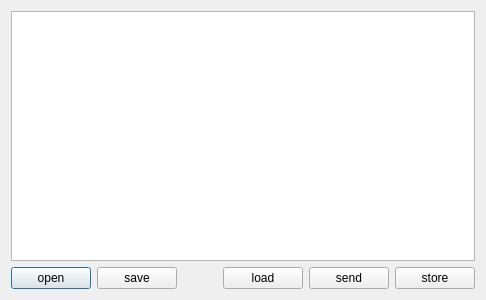
<?xml version="1.0" encoding="UTF-8"?>
<ui version="4.0">
 <class>QRobotConfigDialog</class>
 <widget class="QDialog" name="QRobotConfigDialog">
  <property name="geometry">
   <rect>
    <x>0</x>
    <y>0</y>
    <width>400</width>
    <height>300</height>
   </rect>
  </property>
  <property name="windowTitle">
   <string>Dialog</string>
  </property>
  <layout class="QVBoxLayout" name="verticalLayout">
   <item>
    <widget class="QTreeWidget" name="treeWidget">
     <property name="frameShape">
      <enum>QFrame::StyledPanel</enum>
     </property>
     <property name="frameShadow">
      <enum>QFrame::Sunken</enum>
     </property>
     <property name="columnCount">
      <number>2</number>
     </property>
     <attribute name="headerVisible">
      <bool>false</bool>
     </attribute>
     <attribute name="headerDefaultSectionSize">
      <number>200</number>
     </attribute>
     <column>
      <property name="text">
       <string notr="true">1</string>
      </property>
     </column>
     <column>
      <property name="text">
       <string notr="true">2</string>
      </property>
     </column>
    </widget>
   </item>
   <item>
    <layout class="QHBoxLayout" name="horizontalLayout">
     <item>
      <widget class="QPushButton" name="open_pushButton">
       <property name="text">
        <string>open</string>
       </property>
      </widget>
     </item>
     <item>
      <widget class="QPushButton" name="save_pushButton">
       <property name="text">
        <string>save</string>
       </property>
      </widget>
     </item>
     <item>
      <spacer name="horizontalSpacer">
       <property name="orientation">
        <enum>Qt::Horizontal</enum>
       </property>
       <property name="sizeType">
        <enum>QSizePolicy::MinimumExpanding</enum>
       </property>
       <property name="sizeHint" stdset="0">
        <size>
         <width>40</width>
         <height>20</height>
        </size>
       </property>
      </spacer>
     </item>
     <item>
      <widget class="QPushButton" name="load_pushButton">
       <property name="text">
        <string>load</string>
       </property>
      </widget>
     </item>
     <item>
      <widget class="QPushButton" name="send_pushButton">
       <property name="text">
        <string>send</string>
       </property>
      </widget>
     </item>
     <item>
      <widget class="QPushButton" name="store_pushButton">
       <property name="text">
        <string>store</string>
       </property>
      </widget>
     </item>
    </layout>
   </item>
  </layout>
 </widget>
 <tabstops>
  <tabstop>load_pushButton</tabstop>
  <tabstop>send_pushButton</tabstop>
  <tabstop>store_pushButton</tabstop>
  <tabstop>open_pushButton</tabstop>
  <tabstop>save_pushButton</tabstop>
  <tabstop>treeWidget</tabstop>
 </tabstops>
 <resources/>
 <connections/>
</ui>
